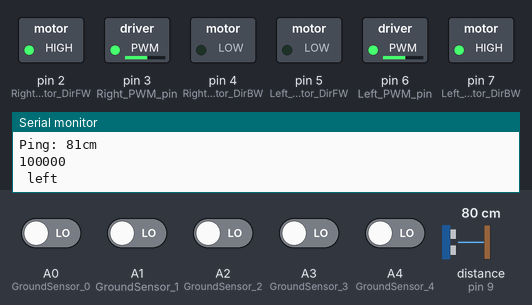
The sketch below on a simulated Arduino Uno, built with avr-gcc and run on an emulated ATmega328P. On the bench: switched loads named in the sketch (green lamp = pin HIGH), the last lines printed to the serial monitor. Dashed ring = blinking. The inputs (shaded band) are chosen by the test bench; at power-on: A0 (GroundSensor_0), A1 (GroundSensor_1), A2 (GroundSensor_2), A3 (GroundSensor_3), A4 (GroundSensor_4) LOW, distance to the obstacle (sensor on pin 9) 80 cm. The echo pulse lasts 58.3 µs per cm.

Above: at 1.2 s.
1.3 s: distance to the obstacle (sensor on pin 9) set to 17 cm
4.3 s: distance to the obstacle (sensor on pin 9) set to 13 cm
At 4.48 s:
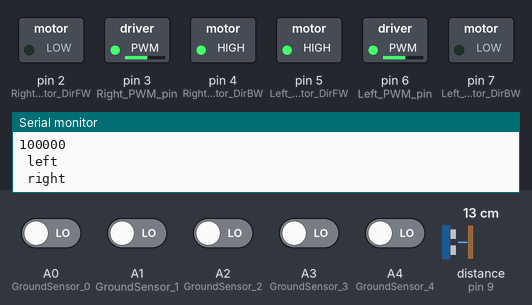
7.3 s: A2 (GroundSensor_2) driven HIGH
At 7.47 s:
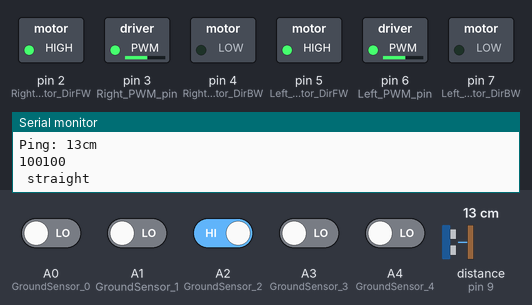
10.3 s: A1 (GroundSensor_1) driven HIGH
At 11.24 s:
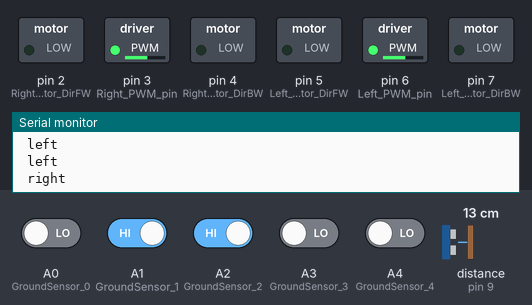
13.3 s: distance to the obstacle (sensor on pin 9) set to 60 cm
At 13.5 s:
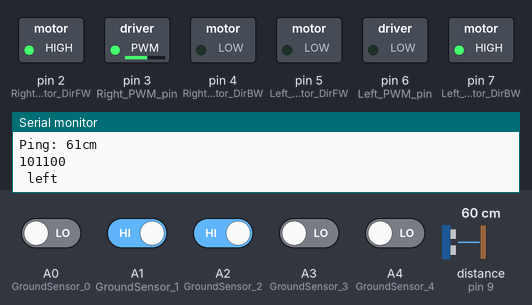
16.3 s: A4 (GroundSensor_4) driven HIGH
At 16.51 s:
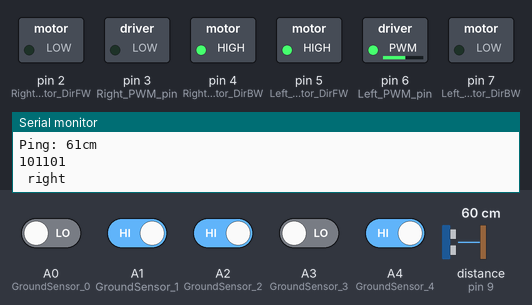
Timing chart, 0 to 20.3 s (numbered marks = the images above; inputs shaded):
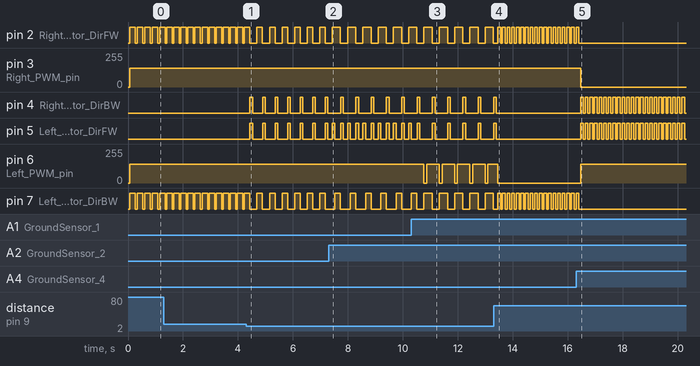

The sketch:

Activity5_obstacle.ino
```cpp
/*
 *robot code for Arduino
 *wheel radius 3.25cm
 *axel length 22cm on center
 *EEE187 Lab activity 3
 *follow black tape line on ground
 *if black line is in the middle, then go straight
 *if black line is to the left, then turn left
 *if black line is to the right, then turn right
 *if black line is to the left edge, then rotate left
 *if black line is to the right edge, then rotate right
 *if all black, then stop
 *if all white, then reverse
 */

#include <NewPing.h>
const float referenceVolts = 5.0; // the default reference on a 5-volt board
const int batteryPin = 5;         // battery is connected to analog pin A5

//right side
#define Right_Motor_DirFW  2   //IN3 pin on driver   green wire
#define Right_PWM_pin      3   //ENA pin on driver   black wire
#define Right_Motor_DirBW  4   //IN4 pin on driver   purple wire
//left side
#define Left_Motor_DirFW   5   //IN1 pin on driver   white wire
#define Left_PWM_pin       6   //ENB pin on driver   red wire
#define Left_Motor_DirBW   7   //IN2 pin on driver   yellow wire
//define trigger and echo for distance
#define TRIGGER_PIN  8   // Arduino pin 8 tied to trigger pin on the ultrasonic sensor.
#define ECHO_PIN     9   // Arduino pin ~9 tied to echo pin on the ultrasonic sensor.

//set SPEED of wheels PWM = 225*(motor_voltage/battery_voltage)
int SPEED, val;
float volts;

#define SPEED   255*5/9  //motor in   SPEED
#define MAX_DISTANCE 400 // Maximum distance we want to ping for (in centimeters). Maximum sensor distance is rated at 400-500cm.
NewPing sonar(TRIGGER_PIN, ECHO_PIN, MAX_DISTANCE); // NewPing setup of pins and maximum distance.

/*Ground Sensors from left to right */
#define GroundSensor_0 A0
#define GroundSensor_1 A1
#define GroundSensor_2 A2
#define GroundSensor_3 A3
#define GroundSensor_4 A4

char sensor[5];
 /*read sensor value string, 1 stands for black, 0 starnds for white, i.e 10000 means the first sensor(from left) detect black line, other 4 sensors detected white ground */
String read_sensor_values()
{   int sensorvalue=32;
  sensor[0]=digitalRead(GroundSensor_0);
  sensor[1]=digitalRead(GroundSensor_1);
  sensor[2]=digitalRead(GroundSensor_2);
  sensor[3]=digitalRead(GroundSensor_3);
  sensor[4]=digitalRead(GroundSensor_4);
  sensorvalue +=sensor[0]*16+sensor[1]*8+sensor[2]*4+sensor[3]*2+sensor[4];

  String senstr= String(sensorvalue,BIN);
  Serial.println(senstr);
  return senstr.substring(1,6);
}

void move_forward(void)  //Forward
{
  digitalWrite(Right_Motor_DirFW,HIGH);
  digitalWrite(Right_Motor_DirBW,LOW);
  digitalWrite(Left_Motor_DirFW, HIGH);
  digitalWrite(Left_Motor_DirBW, LOW);
}
void move_counter_clockwise(void)  //rotate left
{
  digitalWrite(Right_Motor_DirFW,HIGH);
  digitalWrite(Right_Motor_DirBW,LOW);
  digitalWrite(Left_Motor_DirFW, LOW);
  digitalWrite(Left_Motor_DirBW, HIGH);
}
void move_clockwise(void)  //rotate right
{
  digitalWrite(Right_Motor_DirFW,LOW);
  digitalWrite(Right_Motor_DirBW,HIGH);
  digitalWrite(Left_Motor_DirFW, HIGH);
  digitalWrite(Left_Motor_DirBW, LOW);
}
void move_backward(void)  //Reverse
{
  digitalWrite(Right_Motor_DirFW,LOW);
  digitalWrite(Right_Motor_DirBW,HIGH);
  digitalWrite(Left_Motor_DirFW, LOW);
  digitalWrite(Left_Motor_DirBW, HIGH);
}
void all_stop()    //Stop
{
  digitalWrite(Right_Motor_DirFW,LOW);
  digitalWrite(Right_Motor_DirBW,LOW);
  digitalWrite(Left_Motor_DirFW, LOW);
  digitalWrite(Left_Motor_DirBW, LOW);
}
/*set motor SPEED */
void set_SPEED(int SPEED_L,int SPEED_R)
{
  analogWrite(Left_PWM_pin,SPEED_L);
  analogWrite(Right_PWM_pin,SPEED_R);
  }

void setup()
{
 Serial.begin(115200); //

 pinMode(Left_PWM_pin,      OUTPUT); //left motor PWM pin
 pinMode(Right_PWM_pin,     OUTPUT); //rignt motor PWM  pin
 pinMode(Right_Motor_DirFW, OUTPUT); //left motor direction pin1
 pinMode(Right_Motor_DirBW, OUTPUT); //left motor direction pin2
 pinMode(Left_Motor_DirFW,  OUTPUT); //right motor direction Pin 1
 pinMode(Left_Motor_DirBW,  OUTPUT);  //right motor direction Pin 2

  /*line follow sensors */
 pinMode(GroundSensor_0,INPUT);
 pinMode(GroundSensor_1,INPUT);
 pinMode(GroundSensor_2,INPUT);
 pinMode(GroundSensor_3,INPUT);
 pinMode(GroundSensor_4,INPUT);
 Serial.begin(9600);
}

void auto_tracking(){
 String sensorval= read_sensor_values();
 //Serial.println(sensorval);
 if (sensorval=="00100" or sensorval=="01110" or sensorval=="11100" or sensorval=="11110" or sensorval=="01010" or sensorval=="10011" )
 {  //if black line is in the middle, then go straight
    move_forward(); //straight
    set_SPEED(SPEED,SPEED);
    Serial.print(F(" straight \n")); //
    delay(100);
    all_stop();
    }

 if (sensorval=="01100" or sensorval=="11101" or sensorval=="01000")
 {  //if black line is to the left, then turn left
    move_counter_clockwise();  //Turn left
    set_SPEED(0,SPEED);
    Serial.print(F(" left \n")); //
    delay(100);
    all_stop();
    }

 if (sensorval=="00110" or sensorval=="00010" or  sensorval=="00111" or sensorval=="10111" or sensorval=="10110" or sensorval=="01101")
 {  //if black line is to the right, then turn right
    move_clockwise();  //Turn right
    set_SPEED(SPEED,0);
    Serial.print(F(" right \n")); //
    delay(100);
    all_stop();
    }

 if (sonar.ping_cm() < 15 or sensorval=="00000" or sensorval=="10000" or sensorval=="11000" or sensorval=="11010" or sensorval=="11001" or sensorval=="10100" or sensorval=="10010")
 {  //if black line is to the left, then rotate left
    move_counter_clockwise();  //Turn left
    set_SPEED(SPEED,SPEED);
    Serial.print(F(" left \n")); //
    delay(200);
    all_stop();
    }

 if (sonar.ping_cm() < 15 or sensorval=="11111" or sensorval=="10001" or sensorval=="00001" or sensorval=="00011" or sensorval=="00101" or sensorval=="01001" or sensorval=="01011" or sensorval=="10101" or sensorval=="11011" or sensorval=="01111")
 {  //if black line is to the right, then rotate right
    move_clockwise();  //Turn right
    set_SPEED(SPEED,SPEED);
    Serial.print(F(" right \n")); //
    delay(100);
    all_stop();
    }

 if (sonar.ping_cm() < 15 )
 { //if obstacle less than 15 cm, then stop
    all_stop();
    delay(100);
    all_stop();
    }
 }

void loop(){
  delay(50);                     // Wait 50ms between pings (about 20 pings/sec). 29ms should be the shortest delay between pings.
  Serial.print("Ping: ");
  Serial.print(sonar.ping_cm()); // Send ping, get distance in cm and print result (0 = outside set distance range)
  Serial.println("cm");
  auto_tracking();
}
```

Measured:
- the behaviour switches between 15 and 14 cm on distance to the obstacle (sensor on pin 9) (found by bisection; images 0 and 1)
- after the input at 4.3 s, pin 2 (Right_Motor_DirFW), pin 7 (Left_Motor_DirBW): alternates HIGH for 0.20 s and LOW for 0.26 s, starting after 0.39 s; pin 4 (Right_Motor_DirBW), pin 5 (Left_Motor_DirFW): alternates HIGH for 0.10 s and LOW for 0.36 s, starting after 0.14 s
- after the input at 7.3 s, pin 5 (Left_Motor_DirFW): alternates HIGH for 0.10 s and LOW for 0.18 s, starting after 0.13 s
- after the input at 10.3 s, pin 6 (Left_PWM_pin): alternates 141/255 for 0.45 s and 0/255 for 0.10 s, starting after 0.47 s
- after the input at 13.3 s, pin 2 (Right_Motor_DirFW), pin 7 (Left_Motor_DirBW): alternates HIGH for 0.10 s and LOW for 0.07 s, starting after 0.16 s; pin 4 (Right_Motor_DirBW), pin 5 (Left_Motor_DirFW): goes on until 13.4 s, then stays LOW
- after the input at 16.3 s, pin 2 (Right_Motor_DirFW), pin 7 (Left_Motor_DirBW): goes on until 16.4 s, then stays LOW; pin 3 (Right_PWM_pin): 141/255 → 0/255 after 0.17 s; pin 4 (Right_Motor_DirBW), pin 5 (Left_Motor_DirFW): alternates HIGH for 0.10 s and LOW for 0.07 s, starting after 0.17 s; pin 6 (Left_PWM_pin): 0/255 → 141/255 after 0.17 s
- by itself, pin 2 (Right_Motor_DirFW), pin 7 (Left_Motor_DirBW): alternates HIGH for 0.20 s and LOW for 0.06 s
